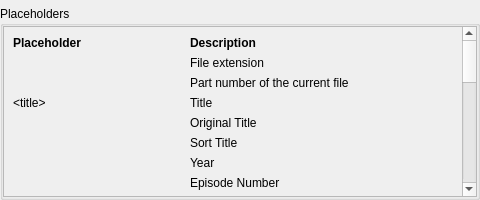
<?xml version="1.0" encoding="UTF-8"?>
<ui version="4.0">
 <class>RenamerPlaceholdersWidget</class>
 <widget class="QWidget" name="RenamerPlaceholdersWidget">
  <property name="geometry">
   <rect>
    <x>0</x>
    <y>0</y>
    <width>480</width>
    <height>200</height>
   </rect>
  </property>
  <property name="minimumSize">
   <size>
    <width>0</width>
    <height>200</height>
   </size>
  </property>
  <layout class="QVBoxLayout" name="verticalLayout" stretch="0">
   <property name="leftMargin">
    <number>0</number>
   </property>
   <property name="topMargin">
    <number>6</number>
   </property>
   <property name="rightMargin">
    <number>0</number>
   </property>
   <property name="bottomMargin">
    <number>0</number>
   </property>
   <item>
    <widget class="QGroupBox" name="groupBox">
     <property name="title">
      <string>Placeholders</string>
     </property>
     <layout class="QVBoxLayout" name="verticalLayout_2">
      <property name="leftMargin">
       <number>0</number>
      </property>
      <property name="topMargin">
       <number>0</number>
      </property>
      <property name="rightMargin">
       <number>0</number>
      </property>
      <property name="bottomMargin">
       <number>0</number>
      </property>
      <item>
       <widget class="QScrollArea" name="scrollArea">
        <property name="widgetResizable">
         <bool>true</bool>
        </property>
        <widget class="QWidget" name="placeholderItems">
         <property name="geometry">
          <rect>
           <x>0</x>
           <y>0</y>
           <width>674</width>
           <height>883</height>
          </rect>
         </property>
         <layout class="QGridLayout" name="placeholderLayout" columnstretch="0,1">
          <item row="24" column="1">
           <widget class="QLabel" name="descDvd">
            <property name="text">
             <string>File/directory is DVD</string>
            </property>
            <property name="itemTypes" stdset="0">
             <stringlist notr="true">
              <string>movie</string>
              <string>concert</string>
             </stringlist>
            </property>
           </widget>
          </item>
          <item row="12" column="1">
           <widget class="QLabel" name="descShowTitle">
            <property name="text">
             <string>Title of the show</string>
            </property>
            <property name="itemTypes" stdset="0">
             <stringlist notr="true">
              <string>tvshow</string>
             </stringlist>
            </property>
           </widget>
          </item>
          <item row="2" column="1">
           <widget class="QLabel" name="descExtension">
            <property name="text">
             <string>File extension</string>
            </property>
            <property name="itemTypes" stdset="0">
             <stringlist notr="true">
              <string>movie</string>
              <string>tvshow</string>
              <string>concert</string>
             </stringlist>
            </property>
           </widget>
          </item>
          <item row="4" column="1">
           <widget class="QLabel" name="descTitle">
            <property name="text">
             <string>Title</string>
            </property>
            <property name="itemTypes" stdset="0">
             <stringlist notr="true">
              <string>movie</string>
              <string>tvshow</string>
              <string>concert</string>
             </stringlist>
            </property>
           </widget>
          </item>
          <item row="27" column="1">
           <widget class="QLabel" name="descMovieSet">
            <property name="text">
             <string>Movie set name</string>
            </property>
            <property name="itemTypes" stdset="0">
             <stringlist notr="true">
              <string>movie</string>
             </stringlist>
            </property>
           </widget>
          </item>
          <item row="0" column="1">
           <widget class="QLabel" name="lblDescription">
            <property name="font">
             <font>
              <bold>true</bold>
             </font>
            </property>
            <property name="text">
             <string>Description</string>
            </property>
            <property name="alignment">
             <set>Qt::AlignmentFlag::AlignLeading|Qt::AlignmentFlag::AlignLeft|Qt::AlignmentFlag::AlignTop</set>
            </property>
           </widget>
          </item>
          <item row="10" column="0">
           <widget class="QLabel" name="labelSeason">
            <property name="text">
             <string notr="true">&lt;season&gt;</string>
            </property>
            <property name="textFormat">
             <enum>Qt::TextFormat::PlainText</enum>
            </property>
            <property name="itemTypes" stdset="0">
             <stringlist notr="true">
              <string>tvshow</string>
             </stringlist>
            </property>
           </widget>
          </item>
          <item row="17" column="1">
           <widget class="QLabel" name="descResolution">
            <property name="text">
             <string>Resolution (1080p, 720p, ...)</string>
            </property>
            <property name="itemTypes" stdset="0">
             <stringlist notr="true">
              <string>movie</string>
              <string>tvshow</string>
              <string>concert</string>
             </stringlist>
            </property>
           </widget>
          </item>
          <item row="16" column="0">
           <widget class="QLabel" name="labelAlbum">
            <property name="text">
             <string notr="true">&lt;album&gt;</string>
            </property>
            <property name="textFormat">
             <enum>Qt::TextFormat::PlainText</enum>
            </property>
            <property name="itemTypes" stdset="0">
             <stringlist notr="true">
              <string>concert</string>
             </stringlist>
            </property>
           </widget>
          </item>
          <item row="16" column="1">
           <widget class="QLabel" name="descAlbum">
            <property name="text">
             <string>Album</string>
            </property>
            <property name="itemTypes" stdset="0">
             <stringlist notr="true">
              <string>concert</string>
             </stringlist>
            </property>
           </widget>
          </item>
          <item row="25" column="1">
           <widget class="QLabel" name="descCondSeasonName">
            <property name="text">
             <string>Episode has a season name</string>
            </property>
            <property name="itemTypes" stdset="0">
             <stringlist notr="true">
              <string>tvshow</string>
             </stringlist>
            </property>
           </widget>
          </item>
          <item row="6" column="0">
           <widget class="QLabel" name="labelSortTitle">
            <property name="text">
             <string notr="true">&lt;sortTitle&gt;</string>
            </property>
            <property name="textFormat">
             <enum>Qt::TextFormat::PlainText</enum>
            </property>
            <property name="itemTypes" stdset="0">
             <stringlist notr="true">
              <string>movie</string>
             </stringlist>
            </property>
           </widget>
          </item>
          <item row="23" column="1">
           <widget class="QLabel" name="descBluray">
            <property name="text">
             <string>File/directory is BluRay</string>
            </property>
            <property name="itemTypes" stdset="0">
             <stringlist notr="true">
              <string>movie</string>
              <string>concert</string>
             </stringlist>
            </property>
           </widget>
          </item>
          <item row="28" column="0">
           <widget class="QLabel" name="labelImdbId">
            <property name="text">
             <string notr="true">{imdbId}...&lt;imdbId&gt;...{/imdbId}</string>
            </property>
            <property name="textFormat">
             <enum>Qt::TextFormat::PlainText</enum>
            </property>
            <property name="itemTypes" stdset="0">
             <stringlist notr="true">
              <string>movie</string>
             </stringlist>
            </property>
           </widget>
          </item>
          <item row="3" column="0">
           <widget class="QLabel" name="labelPartNo">
            <property name="text">
             <string notr="true">&lt;partNo&gt;</string>
            </property>
            <property name="textFormat">
             <enum>Qt::TextFormat::PlainText</enum>
            </property>
            <property name="itemTypes" stdset="0">
             <stringlist notr="true">
              <string>movie</string>
              <string>tvshow</string>
              <string>concert</string>
             </stringlist>
            </property>
           </widget>
          </item>
          <item row="0" column="0">
           <widget class="QLabel" name="lblPlaceholder">
            <property name="font">
             <font>
              <bold>true</bold>
             </font>
            </property>
            <property name="text">
             <string>Placeholder</string>
            </property>
            <property name="alignment">
             <set>Qt::AlignmentFlag::AlignLeading|Qt::AlignmentFlag::AlignLeft|Qt::AlignmentFlag::AlignTop</set>
            </property>
           </widget>
          </item>
          <item row="2" column="0">
           <widget class="QLabel" name="labelExtension">
            <property name="text">
             <string notr="true">&lt;extension&gt;</string>
            </property>
            <property name="textFormat">
             <enum>Qt::TextFormat::PlainText</enum>
            </property>
            <property name="itemTypes" stdset="0">
             <stringlist notr="true">
              <string>movie</string>
              <string>tvshow</string>
              <string>concert</string>
             </stringlist>
            </property>
           </widget>
          </item>
          <item row="7" column="0">
           <widget class="QLabel" name="labelYear">
            <property name="text">
             <string notr="true">&lt;year&gt;</string>
            </property>
            <property name="textFormat">
             <enum>Qt::TextFormat::PlainText</enum>
            </property>
            <property name="itemTypes" stdset="0">
             <stringlist notr="true">
              <string>movie</string>
              <string>tvshow</string>
              <string>concert</string>
             </stringlist>
            </property>
           </widget>
          </item>
          <item row="26" column="0">
           <widget class="QLabel" name="label3d">
            <property name="text">
             <string notr="true">{3D}...{/3D}</string>
            </property>
            <property name="textFormat">
             <enum>Qt::TextFormat::PlainText</enum>
            </property>
            <property name="itemTypes" stdset="0">
             <stringlist notr="true">
              <string>movie</string>
              <string>tvshow</string>
              <string>concert</string>
             </stringlist>
            </property>
           </widget>
          </item>
          <item row="19" column="1">
           <widget class="QLabel" name="descAudioCodec">
            <property name="text">
             <string>Audio Codec</string>
            </property>
            <property name="itemTypes" stdset="0">
             <stringlist notr="true">
              <string>movie</string>
              <string>tvshow</string>
              <string>concert</string>
             </stringlist>
            </property>
           </widget>
          </item>
          <item row="19" column="0">
           <widget class="QLabel" name="labelAudioCodec">
            <property name="text">
             <string notr="true">&lt;audioCodec&gt;</string>
            </property>
            <property name="itemTypes" stdset="0">
             <stringlist notr="true">
              <string>movie</string>
              <string>tvshow</string>
              <string>concert</string>
             </stringlist>
            </property>
           </widget>
          </item>
          <item row="13" column="0">
           <widget class="QLabel" name="labelDirector">
            <property name="text">
             <string notr="true">&lt;director&gt;</string>
            </property>
            <property name="textFormat">
             <enum>Qt::TextFormat::PlainText</enum>
            </property>
            <property name="itemTypes" stdset="0">
             <stringlist notr="true">
              <string>movie</string>
             </stringlist>
            </property>
           </widget>
          </item>
          <item row="18" column="1">
           <widget class="QLabel" name="descVideoCodec">
            <property name="text">
             <string>Video Codec</string>
            </property>
            <property name="itemTypes" stdset="0">
             <stringlist notr="true">
              <string>movie</string>
              <string>tvshow</string>
              <string>concert</string>
             </stringlist>
            </property>
           </widget>
          </item>
          <item row="12" column="0">
           <widget class="QLabel" name="labelShowTitle">
            <property name="text">
             <string notr="true">&lt;showTitle&gt;</string>
            </property>
            <property name="textFormat">
             <enum>Qt::TextFormat::PlainText</enum>
            </property>
            <property name="itemTypes" stdset="0">
             <stringlist notr="true">
              <string>tvshow</string>
             </stringlist>
            </property>
           </widget>
          </item>
          <item row="28" column="1">
           <widget class="QLabel" name="descImdbId">
            <property name="text">
             <string>IMDb ID</string>
            </property>
            <property name="itemTypes" stdset="0">
             <stringlist notr="true">
              <string>movie</string>
             </stringlist>
            </property>
           </widget>
          </item>
          <item row="21" column="1">
           <widget class="QLabel" name="descSubtitleLanguage">
            <property name="text">
             <string>Subtitle Language(s) (separated by a minus)</string>
            </property>
           </widget>
          </item>
          <item row="15" column="0">
           <widget class="QLabel" name="labelArtist">
            <property name="text">
             <string notr="true">&lt;artist&gt;</string>
            </property>
            <property name="textFormat">
             <enum>Qt::TextFormat::PlainText</enum>
            </property>
            <property name="itemTypes" stdset="0">
             <stringlist notr="true">
              <string>concert</string>
             </stringlist>
            </property>
           </widget>
          </item>
          <item row="5" column="0">
           <widget class="QLabel" name="labelOriginalTitle">
            <property name="text">
             <string notr="true">&lt;originalTitle&gt;</string>
            </property>
            <property name="textFormat">
             <enum>Qt::TextFormat::PlainText</enum>
            </property>
            <property name="itemTypes" stdset="0">
             <stringlist notr="true">
              <string>movie</string>
             </stringlist>
            </property>
           </widget>
          </item>
          <item row="5" column="1">
           <widget class="QLabel" name="descOriginalTitle">
            <property name="text">
             <string>Original Title</string>
            </property>
            <property name="itemTypes" stdset="0">
             <stringlist notr="true">
              <string>movie</string>
             </stringlist>
            </property>
           </widget>
          </item>
          <item row="26" column="1">
           <widget class="QLabel" name="desc3d">
            <property name="text">
             <string>File is 3D</string>
            </property>
            <property name="itemTypes" stdset="0">
             <stringlist notr="true">
              <string>movie</string>
              <string>tvshow</string>
              <string>concert</string>
             </stringlist>
            </property>
           </widget>
          </item>
          <item row="11" column="1">
           <widget class="QLabel" name="descSeasonName">
            <property name="text">
             <string>Season Name</string>
            </property>
            <property name="itemTypes" stdset="0">
             <stringlist notr="true">
              <string>tvshow</string>
             </stringlist>
            </property>
           </widget>
          </item>
          <item row="13" column="1">
           <widget class="QLabel" name="descDirector">
            <property name="text">
             <string>Director(s)</string>
            </property>
            <property name="itemTypes" stdset="0">
             <stringlist notr="true">
              <string>movie</string>
             </stringlist>
            </property>
           </widget>
          </item>
          <item row="17" column="0">
           <widget class="QLabel" name="labelResolution">
            <property name="text">
             <string notr="true">&lt;resolution&gt;</string>
            </property>
            <property name="textFormat">
             <enum>Qt::TextFormat::PlainText</enum>
            </property>
            <property name="itemTypes" stdset="0">
             <stringlist notr="true">
              <string>movie</string>
              <string>tvshow</string>
              <string>concert</string>
             </stringlist>
            </property>
           </widget>
          </item>
          <item row="8" column="1">
           <widget class="QLabel" name="descEpisode">
            <property name="text">
             <string>Episode Number</string>
            </property>
            <property name="itemTypes" stdset="0">
             <stringlist notr="true">
              <string>tvshow</string>
             </stringlist>
            </property>
           </widget>
          </item>
          <item row="25" column="0">
           <widget class="QLabel" name="labelCondSeasonName">
            <property name="text">
             <string notr="true">{seasonName}...{/seasonName}</string>
            </property>
            <property name="itemTypes" stdset="0">
             <stringlist notr="true">
              <string>tvshow</string>
             </stringlist>
            </property>
           </widget>
          </item>
          <item row="11" column="0">
           <widget class="QLabel" name="labelSeasonName">
            <property name="text">
             <string notr="true">&lt;seasonName&gt;</string>
            </property>
            <property name="itemTypes" stdset="0">
             <stringlist notr="true">
              <string>tvshow</string>
             </stringlist>
            </property>
           </widget>
          </item>
          <item row="22" column="1">
           <widget class="QLabel" name="descAudioChannels">
            <property name="text">
             <string>Number of audio channels</string>
            </property>
            <property name="itemTypes" stdset="0">
             <stringlist notr="true">
              <string>movie</string>
              <string>tvshow</string>
              <string>concert</string>
             </stringlist>
            </property>
           </widget>
          </item>
          <item row="27" column="0">
           <widget class="QLabel" name="labelMovieSet">
            <property name="text">
             <string notr="true">{movieset}...&lt;movieset&gt;...{/movieset}</string>
            </property>
            <property name="textFormat">
             <enum>Qt::TextFormat::PlainText</enum>
            </property>
            <property name="itemTypes" stdset="0">
             <stringlist notr="true">
              <string>movie</string>
             </stringlist>
            </property>
           </widget>
          </item>
          <item row="6" column="1">
           <widget class="QLabel" name="descSortTitle">
            <property name="text">
             <string>Sort Title</string>
            </property>
            <property name="itemTypes" stdset="0">
             <stringlist notr="true">
              <string>movie</string>
             </stringlist>
            </property>
           </widget>
          </item>
          <item row="24" column="0">
           <widget class="QLabel" name="labelDvd">
            <property name="text">
             <string notr="true">{dvd}...{/dvd}</string>
            </property>
            <property name="textFormat">
             <enum>Qt::TextFormat::PlainText</enum>
            </property>
            <property name="itemTypes" stdset="0">
             <stringlist notr="true">
              <string>movie</string>
              <string>concert</string>
             </stringlist>
            </property>
           </widget>
          </item>
          <item row="22" column="0">
           <widget class="QLabel" name="labelChannels">
            <property name="text">
             <string notr="true">&lt;channels&gt;</string>
            </property>
            <property name="itemTypes" stdset="0">
             <stringlist notr="true">
              <string>movie</string>
              <string>tvshow</string>
              <string>concert</string>
             </stringlist>
            </property>
           </widget>
          </item>
          <item row="20" column="1">
           <widget class="QLabel" name="descAudioLanguage">
            <property name="text">
             <string>Audio Language(s) (separated by a minus)</string>
            </property>
           </widget>
          </item>
          <item row="15" column="1">
           <widget class="QLabel" name="descArtist">
            <property name="text">
             <string>Artist</string>
            </property>
            <property name="itemTypes" stdset="0">
             <stringlist notr="true">
              <string>concert</string>
             </stringlist>
            </property>
           </widget>
          </item>
          <item row="4" column="0">
           <widget class="QLabel" name="labelTitle">
            <property name="text">
             <string notr="true">&lt;title&gt;</string>
            </property>
            <property name="textFormat">
             <enum>Qt::TextFormat::PlainText</enum>
            </property>
            <property name="itemTypes" stdset="0">
             <stringlist notr="true">
              <string>movie</string>
              <string>tvshow</string>
              <string>concert</string>
             </stringlist>
            </property>
           </widget>
          </item>
          <item row="14" column="1">
           <widget class="QLabel" name="descStudio">
            <property name="text">
             <string>Studio(s) (separated by a comma)</string>
            </property>
            <property name="itemTypes" stdset="0">
             <stringlist notr="true">
              <string>movie</string>
             </stringlist>
            </property>
           </widget>
          </item>
          <item row="14" column="0">
           <widget class="QLabel" name="labelStudio">
            <property name="text">
             <string notr="true">&lt;studio&gt;</string>
            </property>
            <property name="itemTypes" stdset="0">
             <stringlist notr="true">
              <string>movie</string>
             </stringlist>
            </property>
           </widget>
          </item>
          <item row="3" column="1">
           <widget class="QLabel" name="descPartNo">
            <property name="text">
             <string>Part number of the current file</string>
            </property>
            <property name="wordWrap">
             <bool>true</bool>
            </property>
            <property name="itemTypes" stdset="0">
             <stringlist notr="true">
              <string>movie</string>
              <string>tvshow</string>
              <string>concert</string>
             </stringlist>
            </property>
           </widget>
          </item>
          <item row="21" column="0">
           <widget class="QLabel" name="labelSubtitleLanguage">
            <property name="text">
             <string notr="true">&lt;subtitleLanguage&gt;</string>
            </property>
            <property name="itemTypes" stdset="0">
             <stringlist notr="true">
              <string>movie</string>
              <string>tvshow</string>
              <string>concert</string>
             </stringlist>
            </property>
           </widget>
          </item>
          <item row="8" column="0">
           <widget class="QLabel" name="labelEpisode">
            <property name="text">
             <string notr="true">&lt;episode&gt;</string>
            </property>
            <property name="textFormat">
             <enum>Qt::TextFormat::PlainText</enum>
            </property>
            <property name="itemTypes" stdset="0">
             <stringlist notr="true">
              <string>tvshow</string>
             </stringlist>
            </property>
           </widget>
          </item>
          <item row="18" column="0">
           <widget class="QLabel" name="labelVideoCodec">
            <property name="text">
             <string notr="true">&lt;videoCodec&gt;</string>
            </property>
            <property name="itemTypes" stdset="0">
             <stringlist notr="true">
              <string>movie</string>
              <string>tvshow</string>
              <string>concert</string>
             </stringlist>
            </property>
           </widget>
          </item>
          <item row="23" column="0">
           <widget class="QLabel" name="labelBluray">
            <property name="text">
             <string notr="true">{bluray}...{/bluray}</string>
            </property>
            <property name="textFormat">
             <enum>Qt::TextFormat::PlainText</enum>
            </property>
            <property name="itemTypes" stdset="0">
             <stringlist notr="true">
              <string>movie</string>
              <string>concert</string>
             </stringlist>
            </property>
           </widget>
          </item>
          <item row="10" column="1">
           <widget class="QLabel" name="descSeason">
            <property name="text">
             <string>Season Number</string>
            </property>
            <property name="itemTypes" stdset="0">
             <stringlist notr="true">
              <string>tvshow</string>
             </stringlist>
            </property>
           </widget>
          </item>
          <item row="20" column="0">
           <widget class="QLabel" name="labelAudioLanguage">
            <property name="text">
             <string notr="true">&lt;audioLanguage&gt;</string>
            </property>
            <property name="itemTypes" stdset="0">
             <stringlist notr="true">
              <string>movie</string>
              <string>tvshow</string>
              <string>concert</string>
             </stringlist>
            </property>
           </widget>
          </item>
          <item row="7" column="1">
           <widget class="QLabel" name="descYear">
            <property name="text">
             <string>Year</string>
            </property>
            <property name="itemTypes" stdset="0">
             <stringlist notr="true">
              <string>movie</string>
              <string>tvshow</string>
              <string>concert</string>
             </stringlist>
            </property>
           </widget>
          </item>
          <item row="29" column="0">
           <widget class="QLabel" name="labelTmdbId">
            <property name="text">
             <string notr="true">{tmdbId}...&lt;tmdbId&gt;...{/tmdbId}</string>
            </property>
            <property name="textFormat">
             <enum>Qt::TextFormat::PlainText</enum>
            </property>
            <property name="itemTypes" stdset="0">
             <stringlist notr="true">
              <string>movie</string>
              <string>tvshow</string>
             </stringlist>
            </property>
           </widget>
          </item>
          <item row="29" column="1">
           <widget class="QLabel" name="descTmdbId">
            <property name="text">
             <string>TMDB ID</string>
            </property>
            <property name="itemTypes" stdset="0">
             <stringlist notr="true">
              <string>movie</string>
              <string>tvshow</string>
             </stringlist>
            </property>
           </widget>
          </item>
         </layout>
        </widget>
       </widget>
      </item>
     </layout>
    </widget>
   </item>
  </layout>
 </widget>
 <resources/>
 <connections/>
</ui>
